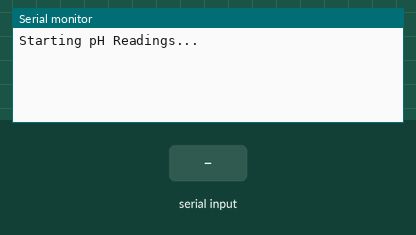
Recording of a sketch running on a simulated Arduino Uno, built with avr-gcc and run on an emulated ATmega328P. On the bench: the last lines printed to the serial monitor. Inputs (shaded band) come from the test bench.

Above: at 2.2 s.
2.3 s: "1\n" received over the second serial link
At 3.8 s:
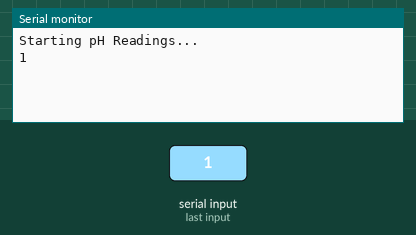
4.5 s: "0\n" received over the second serial link
At 5.5 s:
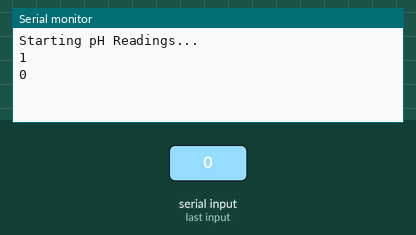
6.0 s: "2\n" received over the second serial link
At 6.3 s:
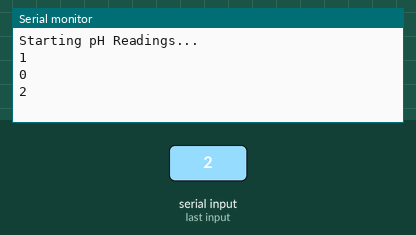

Measured:
- after the input at 2.3 s, the serial monitor: prints a new line after 0.70 s (image 1)
- after the input at 4.5 s, the serial monitor: prints a new line after 0.51 s (image 2)
- after the input at 6.0 s, the serial monitor: prints a new line at once (image 3)

The sketch:

pH_ezo.ino
```cpp
#include <SoftwareSerial.h>

SoftwareSerial phSerial(0, 1); // RX (D2), TX (D3)

void setup() {
  Serial.begin(9600);    // To computer
  phSerial.begin(9600);  // To sensor
  delay(1000);           // Let sensor stabilize
  Serial.println("Starting pH Readings...");
}

void loop() {
  phSerial.print("R\r"); // Send the "Read" command

  // Wait a moment for the sensor to process and send data back
  delay(1000);

  while (phSerial.available() > 0) {
    char c = phSerial.read();
    Serial.print(c); // Print the sensor response to the monitor
  }

  Serial.print("\n");

  // The sensor usually sends the value followed by a carriage return
  // so we don't need to add an extra Serial.println() here.
}
```
